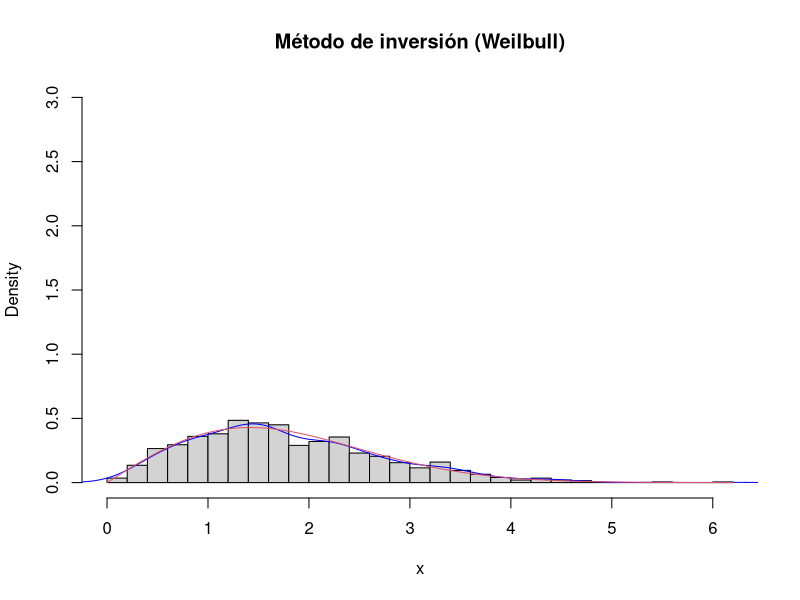

Write the R code that produced this figure.
A <- matrix(runif(9), 3, 3)

A[A >= 0.5]

length(A[A >= 0.5])

B <- A
B[A >= 0.5] <- 0

triangulo_sup <- A
triangulo_sup[lower.tri(A, TRUE)] <- NA
triangulo_sup

triangulo_inf <- A
triangulo_inf[upper.tri(A, TRUE)] <- NA
triangulo_inf

# --------------------------------------------------------------------------------

y <- 10
f1 <- function(x = y) {
    y <- 1
    c(x, y)
}
f1()

f2 <- function(x = y) {
    x
    y <- 1
    c(x, y)
}
f2()

# ────────────────────────────────────────────────────────────────────────────────

lista = list(c(1, 2, 3), c("a", "b", "c"))
lista

lista[1]
lista[1:2]
lista[[1]]

lista <- list(n = c(1, 2), l = c("a", "b"))
lista$n

# ────────────────────────────────────────────────────────────────────────────────

v <- 1:3
v
m <- as.matrix(v)
m

m <- as.matrix(v, ncol = 2)
m

v <- 1:4
dim(v) <- c(2, 2)
v

# ────────────────────────────────────────────────────────────────────────────────

dd_weilbull <- function(x, lambda, alpha) {
    dweibull(x, shape = alpha, scale = 1 / lambda)
}

rd_weilbull <- function(n, lambda, alpha) {
    u <- runif(n)
    1 / lambda * (- log(1 - u))^(1 / alpha)
}

n <- 1000
set.seed(1)
lambda <- 0.5
alpha <- 2

x <- rd_weilbull(n, lambda, alpha)

hist(
    x,
    freq = FALSE,
    breaks = 'FD',
    ylim = c(0, 3),
    main = 'Método de inversión (Weilbull)'
)
lines(density(x), col = 'blue')
curve(dd_weilbull(x, lambda, alpha), add = TRUE, col = 2)
